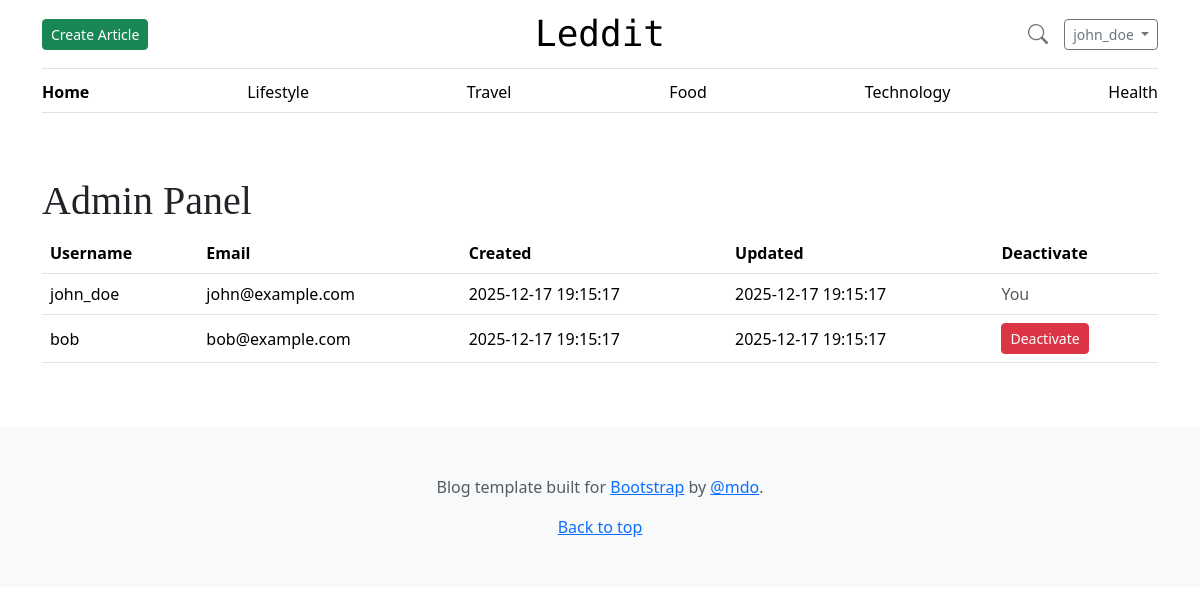
/admin_panel.php (signed in), run on the app's committed database.
### tables this page shows
CREATE TABLE users (
    user_id INT AUTO_INCREMENT PRIMARY KEY,  
    username VARCHAR(50) NOT NULL UNIQUE,    
    password_hash VARCHAR(255) NOT NULL,     
    email VARCHAR(100) UNIQUE,               
    is_active BOOLEAN DEFAULT TRUE,          
    created_at TIMESTAMP DEFAULT CURRENT_TIMESTAMP,  
    updated_at TIMESTAMP DEFAULT CURRENT_TIMESTAMP ON UPDATE CURRENT_TIMESTAMP  
);

### www/admin_panel.php (the view, shortened to what this page needs)
<?php
require_once("db_access.php");
$user_id = $_SESSION["user_id_logged_in"] ?? null;
$sql = "SELECT user_id, username, email, created_at, updated_at
        FROM users
        WHERE is_active = 1";
$stmt = $pdo->prepare($sql);
$stmt->execute();
$users = $stmt->fetchAll(PDO::FETCH_ASSOC);
?>
<!DOCTYPE html>
<html lang="en">
<head>
    <?php readfile(__DIR__ . "/assets/head.html"); ?>
</head>
<body>
<?php require_once("./assets/navbar.php"); ?>
<main class="container py-5">
    <h1>Admin Panel</h1>
    <table class="table align-middle">
        <thead>
            <tr>
                <th>Username</th>
                <th>Email</th>
                <th>Created</th>
                <th>Updated</th>
                <th>Deactivate</th>
            </tr>
        </thead>
        <tbody>
        <?php foreach ($users as $row): ?>
            <tr>
                <td><?= htmlspecialchars($row["username"]) ?></td>
                <td><?= htmlspecialchars($row["email"]) ?></td>
                <td><?= htmlspecialchars($row["created_at"]) ?></td>
                <td><?= htmlspecialchars($row["updated_at"]) ?></td>
                <td>
                    <?php if ($row["user_id"] != $user_id): ?>
                        <form method="post" action="delete_user.php" onsubmit="return confirm('Deactivate User?');">
                            <button type="submit" class="btn btn-danger btn-sm">
                                Deactivate
                            </button>
                        </form>
                    <?php else: ?>
                        <span class="text-muted">You</span>
                    <?php endif; ?>
                </td>
            </tr>
        <?php endforeach; ?>
        </tbody>
    </table>
</main>
<?php readfile("./assets/footer.html"); ?>
</body>
</html>

### www/assets/navbar.php (shortened to what this page needs)
<?php
$roles = $_SESSION["user_roles"] ?? [];
$is_logged_in = isset($_SESSION["user_id_logged_in"]);
$is_admin     = in_array("admin", $roles);
$is_blogger   = $is_admin || in_array("blogger", $roles);
?>
<div class="container">
    <header class="border-bottom lh-1 py-3">
        <div class="row flex-nowrap justify-content-between align-items-center">
            <div class="col-4 d-flex justify-content-start align-items-center">
                <?php if ($is_blogger): ?>
                    <a href="../editor.php" class="btn btn-sm btn-success">
                        Create Article
                    </a>
                <?php endif; ?>
            </div>
            <div class="col-4 text-center">
                <a class="blog-header-logo text-body-emphasis text-decoration-none" href="../index.php">
                    Leddit
                </a>
            </div>
            <div class="col-4 d-flex justify-content-end align-items-center">
                <a class="link-secondary" href="#" aria-label="Search"
                   data-bs-toggle="modal" data-bs-target="#searchModal">
                    <svg class="bi mx-3" aria-hidden="true" width="20" height="20">
                        <use xlink:href="/assets/bootstrap-5.3.8/bootstrap-icons-1.13.1/bootstrap-icons.svg#search"></use>
                    </svg>
                </a>
                <?php if ($is_logged_in): ?>
                    <div class="dropdown">
                        <button class="btn btn-sm btn-outline-secondary dropdown-toggle"
                                type="button" data-bs-toggle="dropdown">
                            <?= htmlspecialchars($_SESSION["user_name_logged_in"]) ?>
                        </button>
                    </div>
                <?php endif; ?>
            </div>
        </div>
    </header>
    <div class="nav-scroller py-1 mb-3 border-bottom">
        <nav class="nav nav-underline justify-content-between">
            <a class="nav-item nav-link link-body-emphasis active" href="../index.php">Home</a>
            <a class="nav-item nav-link link-body-emphasis" href="#">Lifestyle</a>
            <a class="nav-item nav-link link-body-emphasis" href="#">Travel</a>
            <a class="nav-item nav-link link-body-emphasis" href="#">Food</a>
            <a class="nav-item nav-link link-body-emphasis" href="#">Technology</a>
            <a class="nav-item nav-link link-body-emphasis" href="#">Health</a>
        </nav>
    </div>
</div>

### www/assets/css/blog.css (style rules this page uses)
.blog-header-logo { font-family: "DM Mono", "Reddit Mono", "Playfair Display", Georgia, "Times New Roman", serif; font-size: 2.25rem; }
h1, h2, h3, h4, h5, h6 { font-family: "Playfair Display", Georgia, "Times New Roman", serif; }
.bi { vertical-align: -0.125em; fill: currentColor; }
.nav-scroller { position: relative; z-index: 2; height: 2.75rem; overflow-y: hidden; }
.nav-scroller .nav { display: flex; flex-wrap: nowrap; padding-bottom: 1rem; margin-top: -1px; overflow-x: auto; text-align: center; white-space: nowrap; -webkit-overflow-scrolling: touch; }

### data on the page
users: username "john_doe", email "john@example.com", created_at "2025-12-17 19:15:17", updated_at "2025-12-17 19:15:17", shows "You"
users: username "bob", email "bob@example.com", created_at "2025-12-17 19:15:17", updated_at "2025-12-17 19:15:17"

### other printed values
$_SESSION["user_name_logged_in"] "john_doe"
